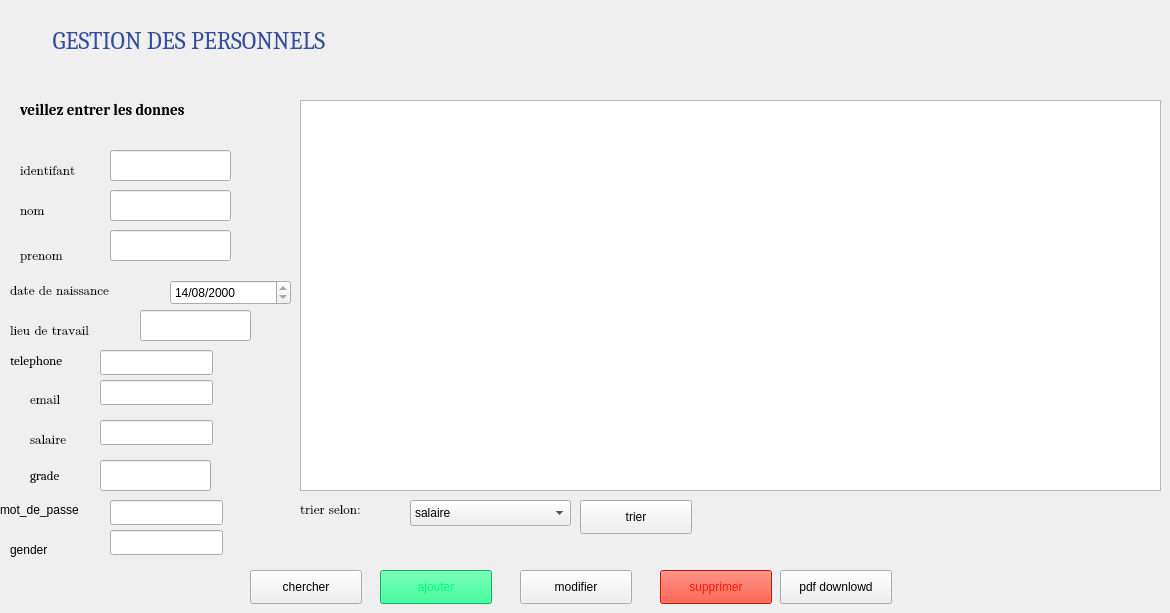
     <widget class="QWidget" name="tab_10">
      <attribute name="title">
       <string>ajouter </string>
      </attribute>
      <widget class="QLabel" name="label_41">
       <property name="geometry">
        <rect>
         <x>20</x>
         <y>100</y>
         <width>301</width>
         <height>20</height>
        </rect>
       </property>
       <property name="font">
        <font>
         <family>Cambria</family>
         <pointsize>11</pointsize>
         <weight>75</weight>
         <italic>false</italic>
         <bold>true</bold>
        </font>
       </property>
       <property name="text">
        <string>veillez entrer les donnes</string>
       </property>
      </widget>
      <widget class="QLabel" name="label_nom">
       <property name="geometry">
        <rect>
         <x>20</x>
         <y>190</y>
         <width>41</width>
         <height>41</height>
        </rect>
       </property>
       <property name="font">
        <font>
         <family>Cambria Math</family>
         <pointsize>10</pointsize>
         <weight>50</weight>
         <italic>false</italic>
         <bold>false</bold>
        </font>
       </property>
       <property name="text">
        <string>nom</string>
       </property>
      </widget>
      <widget class="QLabel" name="label_prenom">
       <property name="geometry">
        <rect>
         <x>20</x>
         <y>240</y>
         <width>71</width>
         <height>31</height>
        </rect>
       </property>
       <property name="font">
        <font>
         <family>Cambria Math</family>
         <pointsize>10</pointsize>
        </font>
       </property>
       <property name="text">
        <string>prenom</string>
       </property>
      </widget>
      <widget class="QLabel" name="label_date">
       <property name="geometry">
        <rect>
         <x>10</x>
         <y>270</y>
         <width>261</width>
         <height>41</height>
        </rect>
       </property>
       <property name="font">
        <font>
         <family>Cambria Math</family>
         <pointsize>10</pointsize>
        </font>
       </property>
       <property name="text">
        <string>date de naissance</string>
       </property>
      </widget>
      <widget class="QLabel" name="label_grade">
       <property name="geometry">
        <rect>
         <x>30</x>
         <y>460</y>
         <width>321</width>
         <height>31</height>
        </rect>
       </property>
       <property name="font">
        <font>
         <family>Cambria</family>
         <pointsize>10</pointsize>
        </font>
       </property>
       <property name="text">
        <string>grade</string>
       </property>
      </widget>
      <widget class="QLineEdit" name="l_grade">
       <property name="geometry">
        <rect>
         <x>100</x>
         <y>460</y>
         <width>111</width>
         <height>31</height>
        </rect>
       </property>
      </widget>
      <widget class="QLabel" name="label_id">
       <property name="geometry">
        <rect>
         <x>20</x>
         <y>150</y>
         <width>111</width>
         <height>41</height>
        </rect>
       </property>
       <property name="font">
        <font>
         <family>Cambria Math</family>
         <pointsize>10</pointsize>
        </font>
       </property>
       <property name="text">
        <string>identifant</string>
       </property>
      </widget>
      <widget class="QLineEdit" name="l_id">
       <property name="geometry">
        <rect>
         <x>110</x>
         <y>150</y>
         <width>121</width>
         <height>31</height>
        </rect>
       </property>
      </widget>
      <widget class="QLabel" name="label_lieu">
       <property name="geometry">
        <rect>
         <x>10</x>
         <y>310</y>
         <width>161</width>
         <height>41</height>
        </rect>
       </property>
       <property name="font">
        <font>
         <family>Cambria Math</family>
         <pointsize>10</pointsize>
        </font>
       </property>
       <property name="text">
        <string>lieu de travail</string>
       </property>
      </widget>
      <widget class="QLineEdit" name="l_lieu_t">
       <property name="geometry">
        <rect>
         <x>140</x>
         <y>310</y>
         <width>111</width>
         <height>31</height>
        </rect>
       </property>
      </widget>
      <widget class="QLabel" name="label_tele">
       <property name="geometry">
        <rect>
         <x>10</x>
         <y>340</y>
         <width>111</width>
         <height>41</height>
        </rect>
       </property>
       <property name="font">
        <font>
         <family>Cambria</family>
         <pointsize>10</pointsize>
        </font>
       </property>
       <property name="text">
        <string>telephone</string>
       </property>
      </widget>
      <widget class="QLineEdit" name="l_prenom">
       <property name="geometry">
        <rect>
         <x>110</x>
         <y>230</y>
         <width>121</width>
         <height>31</height>
        </rect>
       </property>
      </widget>
      <widget class="QLineEdit" name="l_nom">
       <property name="geometry">
        <rect>
         <x>110</x>
         <y>190</y>
         <width>121</width>
         <height>31</height>
        </rect>
       </property>
      </widget>
      <widget class="QLabel" name="ajouteremail">
       <property name="geometry">
        <rect>
         <x>30</x>
         <y>390</y>
         <width>69</width>
         <height>20</height>
        </rect>
       </property>
       <property name="font">
        <font>
         <family>Cambria Math</family>
         <pointsize>10</pointsize>
        </font>
       </property>
       <property name="text">
        <string>email</string>
       </property>
      </widget>
      <widget class="QPushButton" name="chercher">
       <property name="geometry">
        <rect>
         <x>250</x>
         <y>570</y>
         <width>112</width>
         <height>34</height>
        </rect>
       </property>
       <property name="text">
        <string>chercher</string>
       </property>
      </widget>
      <widget class="QPushButton" name="ajouter">
       <property name="geometry">
        <rect>
         <x>380</x>
         <y>570</y>
         <width>112</width>
         <height>34</height>
        </rect>
       </property>
       <property name="styleSheet">
        <string notr="true">color: rgb(0, 255, 127);
background-color: rgb(0, 255, 127);</string>
       </property>
       <property name="text">
        <string>ajouter</string>
       </property>
      </widget>
      <widget class="QPushButton" name="modifier">
       <property name="geometry">
        <rect>
         <x>520</x>
         <y>570</y>
         <width>112</width>
         <height>34</height>
        </rect>
       </property>
       <property name="text">
        <string>modifier</string>
       </property>
      </widget>
      <widget class="QPushButton" name="supprimer">
       <property name="geometry">
        <rect>
         <x>660</x>
         <y>570</y>
         <width>112</width>
         <height>34</height>
        </rect>
       </property>
       <property name="styleSheet">
        <string notr="true">background-color: rgb(255, 31, 2);
selection-color: rgb(255, 38, 0);
color: rgb(255, 26, 6);</string>
       </property>
       <property name="text">
        <string>supprimer</string>
       </property>
      </widget>
      <widget class="QComboBox" name="trierecher">
       <property name="geometry">
        <rect>
         <x>410</x>
         <y>500</y>
         <width>161</width>
         <height>26</height>
        </rect>
       </property>
       <item>
        <property name="text">
         <string>salaire</string>
        </property>
       </item>
       <item>
        <property name="text">
         <string>nom</string>
        </property>
       </item>
       <item>
        <property name="text">
         <string>id</string>
        </property>
       </item>
      </widget>
      <widget class="QLabel" name="tri">
       <property name="geometry">
        <rect>
         <x>300</x>
         <y>500</y>
         <width>101</width>
         <height>20</height>
        </rect>
       </property>
       <property name="font">
        <font>
         <family>Cambria Math</family>
         <pointsize>10</pointsize>
        </font>
       </property>
       <property name="text">
        <string>trier selon:</string>
       </property>
      </widget>
      <widget class="QLineEdit" name="l_tele">
       <property name="geometry">
        <rect>
         <x>100</x>
         <y>350</y>
         <width>113</width>
         <height>25</height>
        </rect>
       </property>
      </widget>
      <widget class="QLineEdit" name="l_email">
       <property name="geometry">
        <rect>
         <x>100</x>
         <y>380</y>
         <width>113</width>
         <height>25</height>
        </rect>
       </property>
      </widget>
      <widget class="QLineEdit" name="l_salaire">
       <property name="geometry">
        <rect>
         <x>100</x>
         <y>420</y>
         <width>113</width>
         <height>25</height>
        </rect>
       </property>
      </widget>
      <widget class="QLabel" name="label_3">
       <property name="geometry">
        <rect>
         <x>30</x>
         <y>430</y>
         <width>69</width>
         <height>20</height>
        </rect>
       </property>
       <property name="font">
        <font>
         <family>Cambria Math</family>
         <pointsize>10</pointsize>
        </font>
       </property>
       <property name="text">
        <string>salaire</string>
       </property>
      </widget>
      <widget class="QTableView" name="afficher_t">
       <property name="geometry">
        <rect>
         <x>300</x>
         <y>100</y>
         <width>861</width>
         <height>391</height>
        </rect>
       </property>
      </widget>
      <widget class="QDateEdit" name="l_date">
       <property name="geometry">
        <rect>
         <x>170</x>
         <y>280</y>
         <width>121</width>
         <height>25</height>
        </rect>
       </property>
       <property name="dateTime">
        <datetime>
         <hour>0</hour>
         <minute>0</minute>
         <second>0</second>
         <year>2000</year>
         <month>8</month>
         <day>14</day>
        </datetime>
       </property>
       <property name="maximumDateTime">
        <datetime>
         <hour>23</hour>
         <minute>59</minute>
         <second>59</second>
         <year>2000</year>
         <month>8</month>
         <day>14</day>
        </datetime>
       </property>
       <property name="minimumDateTime">
        <datetime>
         <hour>0</hour>
         <minute>0</minute>
         <second>0</second>
         <year>2000</year>
         <month>8</month>
         <day>14</day>
        </datetime>
       </property>
       <property name="maximumDate">
        <date>
         <year>2000</year>
         <month>8</month>
         <day>14</day>
        </date>
       </property>
       <property name="minimumDate">
        <date>
         <year>2000</year>
         <month>8</month>
         <day>14</day>
        </date>
       </property>
       <property name="displayFormat">
        <string>dd/MM/yyyy</string>
       </property>
       <property name="date">
        <date>
         <year>2000</year>
         <month>8</month>
         <day>14</day>
        </date>
       </property>
      </widget>
      <widget class="QLabel" name="label">
       <property name="geometry">
        <rect>
         <x>0</x>
         <y>0</y>
         <width>1161</width>
         <height>81</height>
        </rect>
       </property>
       <property name="font">
        <font>
         <family>Cambria</family>
         <pointsize>18</pointsize>
         <weight>50</weight>
         <bold>false</bold>
        </font>
       </property>
       <property name="styleSheet">
        <string notr="true">color: rgb(53, 77, 156);
border-color: rgb(0, 0, 255);</string>
       </property>
       <property name="text">
        <string>          GESTION DES PERSONNELS</string>
       </property>
      </widget>
      <widget class="QPushButton" name="trier">
       <property name="geometry">
        <rect>
         <x>580</x>
         <y>500</y>
         <width>112</width>
         <height>34</height>
        </rect>
       </property>
       <property name="text">
        <string>trier</string>
       </property>
      </widget>
      <widget class="QLabel" name="label_8">
       <property name="geometry">
        <rect>
         <x>0</x>
         <y>500</y>
         <width>111</width>
         <height>20</height>
        </rect>
       </property>
       <property name="text">
        <string>mot_de_passe</string>
       </property>
      </widget>
      <widget class="QLineEdit" name="motpasse_l">
       <property name="geometry">
        <rect>
         <x>110</x>
         <y>500</y>
         <width>113</width>
         <height>25</height>
        </rect>
       </property>
      </widget>
      <widget class="QPushButton" name="pushButton_2">
       <property name="geometry">
        <rect>
         <x>780</x>
         <y>570</y>
         <width>112</width>
         <height>34</height>
        </rect>
       </property>
       <property name="text">
        <string>pdf downlowd</string>
       </property>
      </widget>
      <widget class="QLineEdit" name="l_gender_2">
       <property name="geometry">
        <rect>
         <x>110</x>
         <y>530</y>
         <width>113</width>
         <height>25</height>
        </rect>
       </property>
      </widget>
      <widget class="QLabel" name="l_gender">
       <property name="geometry">
        <rect>
         <x>10</x>
         <y>540</y>
         <width>69</width>
         <height>20</height>
        </rect>
       </property>
       <property name="text">
        <string>gender</string>
       </property>
      </widget>
     </widget>
